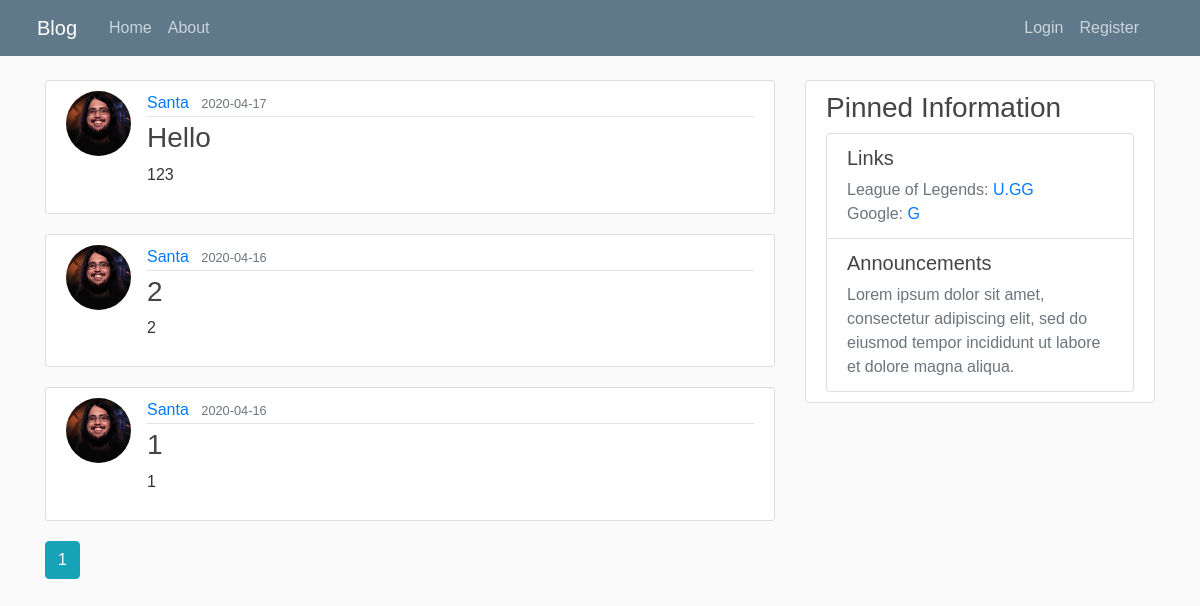
The page /home on the database its author committed.
### flaskblog/models.py (models this page shows, shortened)
class Post(db.Model):
	id = db.Column(db.Integer, primary_key=True)
	title = db.Column(db.String(100), nullable=False)
	date_posted = db.Column(db.DateTime, nullable=False, default=datetime.now)
	content = db.Column(db.Text, nullable=False)
	user_id = db.Column(db.Integer, db.ForeignKey('user.id'), nullable=False)

class User(db.Model, UserMixin):
	id = db.Column(db.Integer, primary_key=True)
	name = db.Column(db.String(20), unique=True, nullable=False)
	email = db.Column(db.String(120), unique=True, nullable=False)
	image_file = db.Column(db.String(20), nullable=False, default='default.png')
	password = db.Column(db.String(20), nullable=False)
	posts = db.relationship('Post', backref='author', lazy=True)

### flaskblog/main/routes.py (the view)
@main.route("/")
@main.route("/home")
def home():
	page = request.args.get('page', 1, type=int)
	posts = Post.query.order_by(Post.date_posted.desc()).paginate(page=page, per_page=10)
	return render_template('home.html', posts=posts)

### flaskblog/templates/home.html
{% extends "layout.html" %}
{% block content %}
	{% if posts.items %}
		{% for post in posts.items %}
			<article class="media content-section">
				<img class="rounded-circle article-img" src="{{ url_for('static', filename='profile_pics/' + post.author.image_file) }}">
			  <div class="media-body">
			    <div class="article-metadata">
			      <a class="mr-2" href="{{ url_for('users.user_posts', name=post.author.name) }}">{{ post.author.name }}</a>
			      <small class="text-muted">{{ post.date_posted.strftime('%Y-%m-%d') }}</small>
			    </div>
			    <h3><a class="article-title" href="{{ url_for('posts.post', post_id=post.id) }}">{{ post.title }}</a></h3>
			    <p class="article-content">{{ post.content }}</p>
			  </div>
			</article>
		{% endfor %}
	{% else %}
		<p class="lead">No posts to show.<p>
	{% endif %}
	{% for page_num in posts.iter_pages(left_edge=1, right_edge=1, left_current=2, right_current=3) %}
		{% if page_num %}
			{% if posts.page == page_num %}
				<a class="btn btn-info mb-4" href="{{ url_for('main.home', page=page_num) }}">{{ page_num }}</a>
			{% else %}
				<a class="btn btn-outline-info mb-4" href="{{ url_for('main.home', page=page_num) }}">{{ page_num }}</a>
			{% endif %}
		{% else %}
			. . .
		{% endif %}
	{% endfor %}
{% endblock content %}

### flaskblog/static/main.css (style rules this page uses)
body { background: #fafafa; color: #333333; margin-top: 5rem; font-family: "Comic Sans MS", cursive, sans-serif }
h1, h2, h3, h4, h5, h6 { color: #444444; }
.content-section { background: #ffffff; padding: 10px 20px; border: 1px solid #dddddd; border-radius: 3px; margin-bottom: 20px; }
.article-title { color: #444444; word-break: break-all; }
.article-content { white-space: pre-line; word-break: break-all; }
.article-img { height: 65px; width: 65px; margin-right: 16px; object-fit: cover; }
.article-metadata { padding-bottom: 1px; margin-bottom: 4px; border-bottom: 1px solid #e3e3e3 }

### rows shown on the page
Post: image_file (picture), author.name "Santa", date_posted "2020-04-17", title "Hello", content "123"
Post: image_file (picture), author.name "Santa", date_posted "2020-04-16", title "2", content "2"
Post: image_file (picture), author.name "Santa", date_posted "2020-04-16", title "1", content "1"

### other values the page prints
{{ page_num }} "1"
